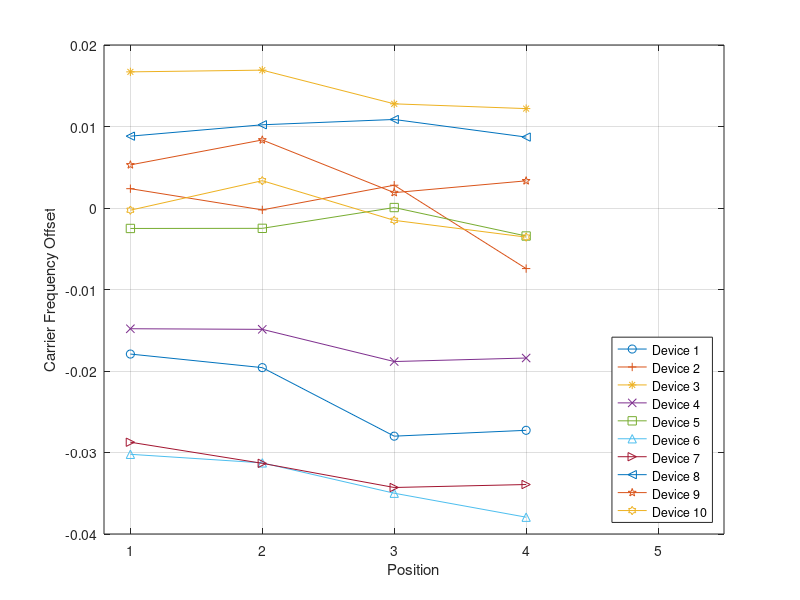
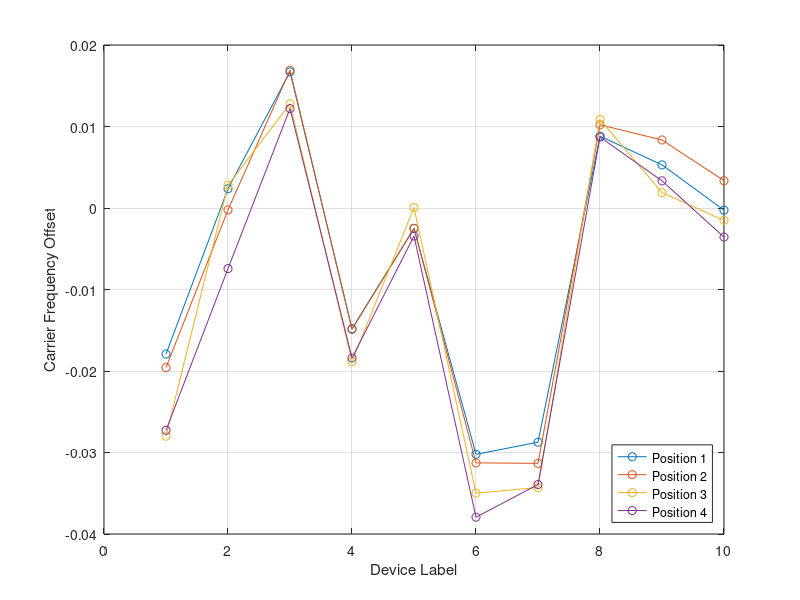

The MATLAB source for these figures, in order:
clc;
close all;
clear;

load('cfoExpectionRecord.mat');
[m, n] = size(cfoExpectionRecord);
figure;
grid on;
box on;
xlabel('Position');
ylabel('Carrier Frequency Offset');
Marker = {'o', '+', '*', 'x', 's', ...
          '^', '>', '<', 'p', 'h'};
xlim([0.8 5.5]);
for iPosition = 1:n
    x = 1:m;
    y = cfoExpectionRecord(:, iPosition);
    hold on;
    plot(x, y, '-', 'Marker', char(Marker{iPosition}));
end
legend('Device 1', 'Device 2', 'Device 3', 'Device 4', 'Device 5', ...
    'Device 6', 'Device 7', 'Device 8', 'Device 9', 'Device 10', ...
    'location', 'SouthEast');

figure;
grid on;
box on;
xlabel('Device Label');
ylabel('Carrier Frequency Offset');
for iPosition = 1:m
    x = 1:n;
    y = cfoExpectionRecord(iPosition, :);
    hold on;
    plot(x, y, '-', 'Marker', 'o');
end
legend('Position 1', 'Position 2', 'Position 3', 'Position 4', ...
    'location', 'SouthEast');
